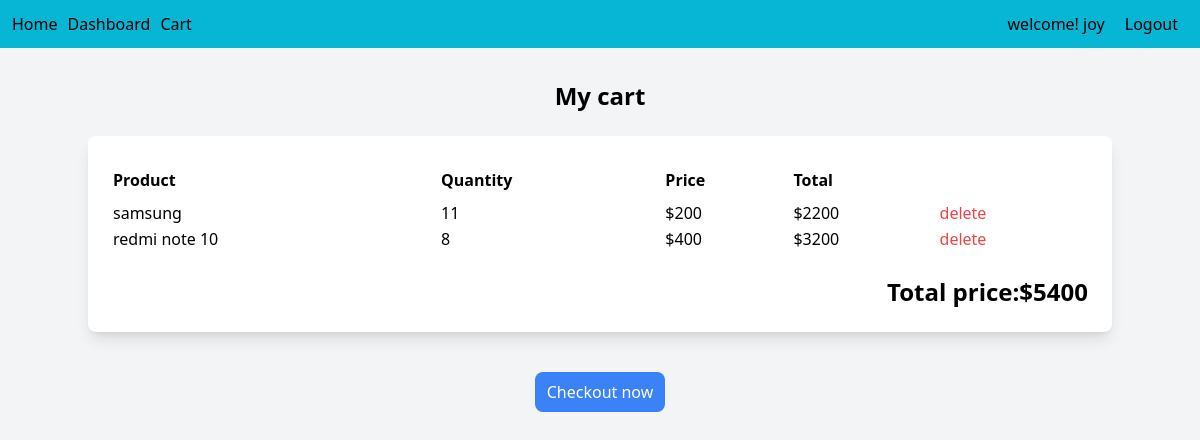
The app's page /cart/ (signed in), older data.
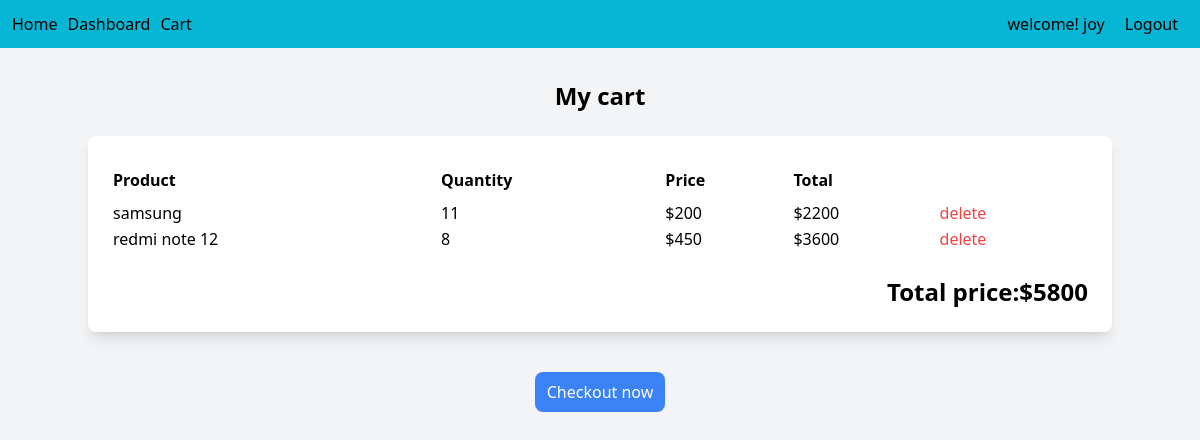
The same page, newer data.
### main/models.py (models this page shows)
class CartItem(models.Model):
    cart=models.ForeignKey(Cart,on_delete=models.CASCADE,related_name='items',null=True)
    product=models.ForeignKey(Product,on_delete=models.CASCADE,related_name='cart_items',null=True)
    quantity=models.PositiveIntegerField(default=1)

class Product(models.Model):
    name=models.CharField(max_length=100)
    price=models.IntegerField()
    quantity=models.IntegerField()
    image=models.FileField(upload_to='uploads/',null=True)

### main/views.py (the view)
# urls.py: path('cart/',views.view_cart, name="cart"),
@login_required
def view_cart(request):
    cart,created=Cart.objects.get_or_create(user=request.user)
    items=cart.items.select_related('product').annotate(
        item_total=F('quantity') * F('product__price')
    )
    total_price = items.aggregate(total=Sum('item_total'))['total'] or 0
    return render(request,'main/view_cart.html',{'items':items,'total_price':total_price})

### main/templates/main/view_cart.html (shortened to what this page needs)
<!DOCTYPE html>
<html lang="en">
<head>
    <script src="https://cdn.tailwindcss.com"></script>
</head>
<body class="bg-gray-100">
    {% include "main/menu.html" %}
   <div class="container mx-auto py-8">
    <h2 class="text-2xl font-bold mb-6 text-center">My cart</h2>
    <div class="bg-white p-6 rounded-lg shadow-lg">
        {% if items %}
            <table class="w-full table-auto">
                <thead>
                   <tr>
                        <th class="text-left py-2">Product</th>
                        <th class="text-left py-2">Quantity</th>
                        <th class="text-left py-2">Price</th>
                        <th class="text-left py-2">Total</th>
                        <th class="text-left py-2"></th>
                   </tr>
                </thead>
                <tbody>
                    {% for item in items %}
                    <tr>
                        <td>{{item.product.name}}</td>
                        <td>{{item.quantity}}</td>
                        <td>${{item.product.price}}</td>
                        <td>${{item.item_total}}</td>
                        <td>
                            <a href="{% url 'delete_from_cart' item.product.id %}" class="text-red-500 hover:underline">delete</a>
                        </td>
                    </tr>
                {% endfor %}
                </tbody>
            </table>
            <div class="mt-6 text-right">
                <h2 class="font-semibold text-2xl">Total price:${{total_price}}</h2>
            </div>
            {% else %}
            <p class="text-gray-600 font-semibold">Your cart is empty</p>
        {% endif %}
    </div>
    <div class="flex justify-center mt-10">
        <button id="checkout-button" class="bg-blue-500 rounded-lg px-3 py-2 text-white">Checkout now</button>
    </div>
   </div>
</body>
</html>

Row changes from the older to the newer data that the page shows:
changed through a linked row, CartItem: product.name "redmi note 10" → "redmi note 12"; product.price "400" → "450"; item_total "3200" → "3600"
Text that changed along with them:
{{ total_price }}: "5400" → "5800"
